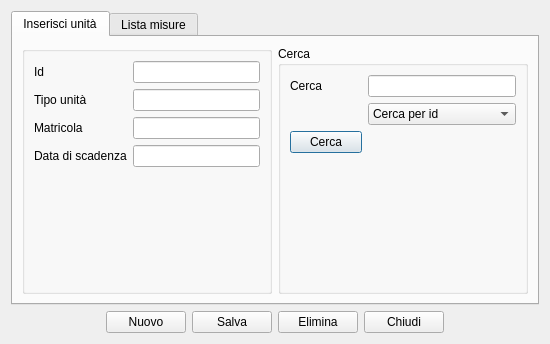
<?xml version="1.0" encoding="UTF-8"?>
<ui version="4.0">
 <class>misure</class>
 <widget class="QDialog" name="misure">
  <property name="geometry">
   <rect>
    <x>0</x>
    <y>0</y>
    <width>550</width>
    <height>344</height>
   </rect>
  </property>
  <property name="windowTitle">
   <string>Inserisci unità</string>
  </property>
  <layout class="QGridLayout" name="gridLayout_2">
   <item row="0" column="0" colspan="6">
    <widget class="QTabWidget" name="tabWidget">
     <property name="currentIndex">
      <number>0</number>
     </property>
     <widget class="QWidget" name="tab">
      <attribute name="title">
       <string>Inserisci unità</string>
      </attribute>
      <layout class="QGridLayout" name="gridLayout_4">
       <item row="0" column="0">
        <widget class="QGroupBox" name="groupBox">
         <property name="title">
          <string/>
         </property>
         <layout class="QGridLayout" name="gridLayout">
          <item row="3" column="0">
           <widget class="QLabel" name="label_4">
            <property name="text">
             <string>&lt;html&gt;&lt;head/&gt;&lt;body&gt;&lt;p&gt;Data di scadenza&lt;/p&gt;&lt;/body&gt;&lt;/html&gt;</string>
            </property>
           </widget>
          </item>
          <item row="0" column="1" colspan="4">
           <widget class="QLineEdit" name="id"/>
          </item>
          <item row="4" column="2">
           <spacer name="verticalSpacer_2">
            <property name="orientation">
             <enum>Qt::Vertical</enum>
            </property>
            <property name="sizeHint" stdset="0">
             <size>
              <width>20</width>
              <height>40</height>
             </size>
            </property>
           </spacer>
          </item>
          <item row="0" column="0">
           <widget class="QLabel" name="label">
            <property name="text">
             <string>Id</string>
            </property>
           </widget>
          </item>
          <item row="1" column="0">
           <widget class="QLabel" name="label_2">
            <property name="text">
             <string>Tipo unità</string>
            </property>
           </widget>
          </item>
          <item row="1" column="1" colspan="4">
           <widget class="QLineEdit" name="unita"/>
          </item>
          <item row="3" column="1" colspan="4">
           <widget class="LineEdit" name="data_scadenza"/>
          </item>
          <item row="2" column="0">
           <widget class="QLabel" name="label_5">
            <property name="text">
             <string>Matricola</string>
            </property>
           </widget>
          </item>
          <item row="2" column="1" colspan="4">
           <widget class="QLineEdit" name="matricola"/>
          </item>
         </layout>
        </widget>
       </item>
       <item row="0" column="1">
        <widget class="QGroupBox" name="groupBox_2">
         <property name="minimumSize">
          <size>
           <width>250</width>
           <height>0</height>
          </size>
         </property>
         <property name="maximumSize">
          <size>
           <width>250</width>
           <height>16777215</height>
          </size>
         </property>
         <property name="sizeIncrement">
          <size>
           <width>250</width>
           <height>0</height>
          </size>
         </property>
         <property name="baseSize">
          <size>
           <width>250</width>
           <height>0</height>
          </size>
         </property>
         <property name="title">
          <string>Cerca</string>
         </property>
         <layout class="QGridLayout" name="gridLayout_5">
          <item row="0" column="0">
           <widget class="QLabel" name="label_3">
            <property name="text">
             <string>Cerca</string>
            </property>
           </widget>
          </item>
          <item row="2" column="0">
           <widget class="QPushButton" name="cerca_unita">
            <property name="text">
             <string>Cerca</string>
            </property>
            <property name="icon">
             <iconset resource="../fabaria.qrc">
              <normaloff>:/images/edit-find.png</normaloff>:/images/edit-find.png</iconset>
            </property>
           </widget>
          </item>
          <item row="2" column="1">
           <spacer name="horizontalSpacer_2">
            <property name="orientation">
             <enum>Qt::Horizontal</enum>
            </property>
            <property name="sizeHint" stdset="0">
             <size>
              <width>40</width>
              <height>20</height>
             </size>
            </property>
           </spacer>
          </item>
          <item row="2" column="2">
           <spacer name="horizontalSpacer">
            <property name="orientation">
             <enum>Qt::Horizontal</enum>
            </property>
            <property name="sizeHint" stdset="0">
             <size>
              <width>71</width>
              <height>20</height>
             </size>
            </property>
           </spacer>
          </item>
          <item row="0" column="1" colspan="2">
           <widget class="QLineEdit" name="cerca_txt"/>
          </item>
          <item row="1" column="1" colspan="2">
           <widget class="QComboBox" name="comboBox">
            <item>
             <property name="text">
              <string>Cerca per id</string>
             </property>
            </item>
            <item>
             <property name="text">
              <string>Cerca per tipo di unità</string>
             </property>
            </item>
           </widget>
          </item>
          <item row="3" column="1">
           <spacer name="verticalSpacer">
            <property name="orientation">
             <enum>Qt::Vertical</enum>
            </property>
            <property name="sizeHint" stdset="0">
             <size>
              <width>20</width>
              <height>40</height>
             </size>
            </property>
           </spacer>
          </item>
         </layout>
        </widget>
       </item>
      </layout>
     </widget>
     <widget class="QWidget" name="tab_2">
      <attribute name="title">
       <string>Lista misure</string>
      </attribute>
      <layout class="QGridLayout" name="gridLayout_3">
       <item row="0" column="0">
        <widget class="QTableView" name="tableView">
         <attribute name="verticalHeaderDefaultSectionSize">
          <number>15</number>
         </attribute>
        </widget>
       </item>
      </layout>
     </widget>
    </widget>
   </item>
   <item row="1" column="0">
    <spacer name="horizontalSpacer_3">
     <property name="orientation">
      <enum>Qt::Horizontal</enum>
     </property>
     <property name="sizeHint" stdset="0">
      <size>
       <width>83</width>
       <height>20</height>
      </size>
     </property>
    </spacer>
   </item>
   <item row="1" column="1">
    <widget class="QPushButton" name="nuova_unita">
     <property name="text">
      <string>Nuovo</string>
     </property>
     <property name="icon">
      <iconset resource="../fabaria.qrc">
       <normaloff>:/images/filenew.png</normaloff>:/images/filenew.png</iconset>
     </property>
    </widget>
   </item>
   <item row="1" column="2">
    <widget class="QPushButton" name="save_unita">
     <property name="text">
      <string>Salva</string>
     </property>
     <property name="icon">
      <iconset resource="../fabaria.qrc">
       <normaloff>:/images/document-save.png</normaloff>:/images/document-save.png</iconset>
     </property>
    </widget>
   </item>
   <item row="1" column="3">
    <widget class="QPushButton" name="del_unita">
     <property name="text">
      <string>Elimina</string>
     </property>
     <property name="icon">
      <iconset resource="../fabaria.qrc">
       <normaloff>:/images/edit-delete.png</normaloff>:/images/edit-delete.png</iconset>
     </property>
    </widget>
   </item>
   <item row="1" column="4">
    <widget class="QPushButton" name="esci_unita">
     <property name="text">
      <string>Chiudi</string>
     </property>
     <property name="icon">
      <iconset resource="../../backup_restore_db/images.qrc">
       <normaloff>:/images/dialog-close.png</normaloff>:/images/dialog-close.png</iconset>
     </property>
    </widget>
   </item>
   <item row="1" column="5">
    <spacer name="horizontalSpacer_4">
     <property name="orientation">
      <enum>Qt::Horizontal</enum>
     </property>
     <property name="sizeHint" stdset="0">
      <size>
       <width>83</width>
       <height>20</height>
      </size>
     </property>
    </spacer>
   </item>
  </layout>
 </widget>
  <customwidgets>
  <customwidget>
   <class>LineEdit</class>
   <extends>QLineEdit</extends>
   <header>LineEdit.h</header>
  </customwidget>
 </customwidgets>
 <tabstops>
  <tabstop>id</tabstop>
  <tabstop>unita</tabstop>
  <tabstop>matricola</tabstop>
  <tabstop>data_scadenza</tabstop>
  <tabstop>nuova_unita</tabstop>
  <tabstop>save_unita</tabstop>
  <tabstop>del_unita</tabstop>
  <tabstop>esci_unita</tabstop>
  <tabstop>cerca_txt</tabstop>
  <tabstop>comboBox</tabstop>
  <tabstop>cerca_unita</tabstop>
  <tabstop>tabWidget</tabstop>
  <tabstop>tableView</tabstop>
 </tabstops>
 <resources>
  <include location="../../backup_restore_db/images.qrc"/>
  <include location="../fabaria.qrc"/>
 </resources>
 <connections/>
</ui>
